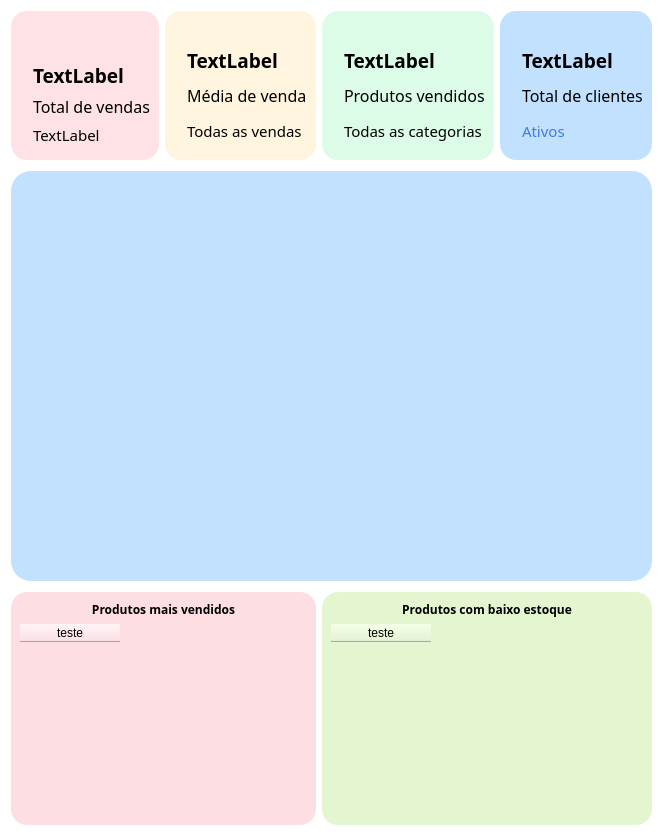
        <widget class="QWidget" name="dashboard">
         <property name="styleSheet">
          <string notr="true">background-color: rgb(255, 255, 255);</string>
         </property>
         <layout class="QGridLayout" name="gridLayout_3">
          <item row="0" column="0">
           <widget class="QFrame" name="daily_sales_frame">
            <property name="maximumSize">
             <size>
              <width>16777215</width>
              <height>200</height>
             </size>
            </property>
            <property name="styleSheet">
             <string notr="true">background-color: #FFE2E5;
border-radius: 16px;</string>
            </property>
            <property name="frameShape">
             <enum>QFrame::StyledPanel</enum>
            </property>
            <property name="frameShadow">
             <enum>QFrame::Raised</enum>
            </property>
            <layout class="QHBoxLayout" name="horizontalLayout_4">
             <item>
              <spacer name="horizontalSpacer_5">
               <property name="orientation">
                <enum>Qt::Horizontal</enum>
               </property>
               <property name="sizeType">
                <enum>QSizePolicy::Fixed</enum>
               </property>
               <property name="sizeHint" stdset="0">
                <size>
                 <width>13</width>
                 <height>3</height>
                </size>
               </property>
              </spacer>
             </item>
             <item>
              <layout class="QVBoxLayout" name="verticalLayout_3">
               <item>
                <spacer name="verticalSpacer_20">
                 <property name="orientation">
                  <enum>Qt::Vertical</enum>
                 </property>
                 <property name="sizeType">
                  <enum>QSizePolicy::Fixed</enum>
                 </property>
                 <property name="sizeHint" stdset="0">
                  <size>
                   <width>20</width>
                   <height>5</height>
                  </size>
                 </property>
                </spacer>
               </item>
               <item>
                <widget class="QPushButton" name="pushButton">
                 <property name="maximumSize">
                  <size>
                   <width>65</width>
                   <height>16777215</height>
                  </size>
                 </property>
                 <property name="font">
                  <font>
                   <pointsize>20</pointsize>
                  </font>
                 </property>
                 <property name="autoFillBackground">
                  <bool>false</bool>
                 </property>
                 <property name="text">
                  <string/>
                 </property>
                 <property name="icon">
                  <iconset>
                   <normaloff>../resources/icons/graph.svg</normaloff>../resources/icons/graph.svg</iconset>
                 </property>
                 <property name="iconSize">
                  <size>
                   <width>55</width>
                   <height>55</height>
                  </size>
                 </property>
                </widget>
               </item>
               <item>
                <widget class="QLabel" name="sales_count">
                 <property name="font">
                  <font>
                   <family>Poppins</family>
                   <pointsize>14</pointsize>
                   <weight>75</weight>
                   <bold>true</bold>
                  </font>
                 </property>
                 <property name="text">
                  <string>TextLabel</string>
                 </property>
                </widget>
               </item>
               <item>
                <widget class="QLabel" name="label_2">
                 <property name="font">
                  <font>
                   <family>Poppins</family>
                   <pointsize>12</pointsize>
                  </font>
                 </property>
                 <property name="text">
                  <string>Total de vendas</string>
                 </property>
                </widget>
               </item>
               <item>
                <widget class="QLabel" name="sales_comparison">
                 <property name="font">
                  <font>
                   <family>Poppins</family>
                   <pointsize>11</pointsize>
                  </font>
                 </property>
                 <property name="text">
                  <string>TextLabel</string>
                 </property>
                </widget>
               </item>
               <item>
                <spacer name="verticalSpacer_21">
                 <property name="orientation">
                  <enum>Qt::Vertical</enum>
                 </property>
                 <property name="sizeType">
                  <enum>QSizePolicy::Fixed</enum>
                 </property>
                 <property name="sizeHint" stdset="0">
                  <size>
                   <width>20</width>
                   <height>5</height>
                  </size>
                 </property>
                </spacer>
               </item>
              </layout>
             </item>
            </layout>
           </widget>
          </item>
          <item row="2" column="0" colspan="4">
           <widget class="QFrame" name="main_chart">
            <property name="minimumSize">
             <size>
              <width>0</width>
              <height>410</height>
             </size>
            </property>
            <property name="styleSheet">
             <string notr="true">background-color: rgb(193, 225, 254);
border-radius: 20px;</string>
            </property>
            <property name="frameShape">
             <enum>QFrame::StyledPanel</enum>
            </property>
            <property name="frameShadow">
             <enum>QFrame::Raised</enum>
            </property>
           </widget>
          </item>
          <item row="0" column="3">
           <widget class="QFrame" name="daily_clients_frame">
            <property name="maximumSize">
             <size>
              <width>16777215</width>
              <height>200</height>
             </size>
            </property>
            <property name="styleSheet">
             <string notr="true">background-color: rgb(193, 225, 254);
border-radius: 16px;</string>
            </property>
            <property name="frameShape">
             <enum>QFrame::StyledPanel</enum>
            </property>
            <property name="frameShadow">
             <enum>QFrame::Raised</enum>
            </property>
            <layout class="QHBoxLayout" name="horizontalLayout_8">
             <item>
              <spacer name="horizontalSpacer_7">
               <property name="orientation">
                <enum>Qt::Horizontal</enum>
               </property>
               <property name="sizeType">
                <enum>QSizePolicy::Fixed</enum>
               </property>
               <property name="sizeHint" stdset="0">
                <size>
                 <width>13</width>
                 <height>3</height>
                </size>
               </property>
              </spacer>
             </item>
             <item>
              <layout class="QVBoxLayout" name="verticalLayout_7">
               <item>
                <spacer name="verticalSpacer_25">
                 <property name="orientation">
                  <enum>Qt::Vertical</enum>
                 </property>
                 <property name="sizeType">
                  <enum>QSizePolicy::Fixed</enum>
                 </property>
                 <property name="sizeHint" stdset="0">
                  <size>
                   <width>20</width>
                   <height>5</height>
                  </size>
                 </property>
                </spacer>
               </item>
               <item>
                <widget class="QPushButton" name="pushButton_4">
                 <property name="maximumSize">
                  <size>
                   <width>65</width>
                   <height>16777215</height>
                  </size>
                 </property>
                 <property name="text">
                  <string/>
                 </property>
                 <property name="icon">
                  <iconset>
                   <normaloff>../resources/icons/user_plus.svg</normaloff>../resources/icons/user_plus.svg</iconset>
                 </property>
                 <property name="iconSize">
                  <size>
                   <width>55</width>
                   <height>55</height>
                  </size>
                 </property>
                </widget>
               </item>
               <item>
                <widget class="QLabel" name="client_count">
                 <property name="font">
                  <font>
                   <family>Poppins</family>
                   <pointsize>14</pointsize>
                   <weight>75</weight>
                   <bold>true</bold>
                  </font>
                 </property>
                 <property name="text">
                  <string>TextLabel</string>
                 </property>
                </widget>
               </item>
               <item>
                <widget class="QLabel" name="label_12">
                 <property name="font">
                  <font>
                   <family>Poppins</family>
                   <pointsize>12</pointsize>
                  </font>
                 </property>
                 <property name="text">
                  <string>Total de clientes</string>
                 </property>
                </widget>
               </item>
               <item>
                <widget class="QLabel" name="clients_comparison">
                 <property name="font">
                  <font>
                   <family>Poppins</family>
                   <pointsize>11</pointsize>
                  </font>
                 </property>
                 <property name="styleSheet">
                  <string notr="true">color: rgb(64, 121, 237);</string>
                 </property>
                 <property name="text">
                  <string>Ativos</string>
                 </property>
                </widget>
               </item>
               <item>
                <spacer name="verticalSpacer_27">
                 <property name="orientation">
                  <enum>Qt::Vertical</enum>
                 </property>
                 <property name="sizeType">
                  <enum>QSizePolicy::Fixed</enum>
                 </property>
                 <property name="sizeHint" stdset="0">
                  <size>
                   <width>20</width>
                   <height>5</height>
                  </size>
                 </property>
                </spacer>
               </item>
              </layout>
             </item>
            </layout>
           </widget>
          </item>
          <item row="4" column="2" colspan="2">
           <widget class="QFrame" name="table_frame2">
            <property name="styleSheet">
             <string notr="true">background-color: rgb(228, 246, 208);
border-radius: 16px;</string>
            </property>
            <property name="frameShape">
             <enum>QFrame::StyledPanel</enum>
            </property>
            <property name="frameShadow">
             <enum>QFrame::Raised</enum>
            </property>
            <layout class="QGridLayout" name="gridLayout_9">
             <item row="1" column="0">
              <widget class="QTableWidget" name="table2">
               <property name="font">
                <font>
                 <family>Poppins</family>
                 <pointsize>10</pointsize>
                </font>
               </property>
               <property name="editTriggers">
                <set>QAbstractItemView::NoEditTriggers</set>
               </property>
               <property name="sortingEnabled">
                <bool>true</bool>
               </property>
               <attribute name="horizontalHeaderShowSortIndicator" stdset="0">
                <bool>true</bool>
               </attribute>
               <attribute name="verticalHeaderVisible">
                <bool>false</bool>
               </attribute>
               <column>
                <property name="text">
                 <string>teste</string>
                </property>
               </column>
              </widget>
             </item>
             <item row="0" column="0">
              <widget class="QLabel" name="label_4">
               <property name="font">
                <font>
                 <family>Poppins</family>
                 <pointsize>9</pointsize>
                 <weight>75</weight>
                 <bold>true</bold>
                </font>
               </property>
               <property name="text">
                <string>Produtos com baixo estoque</string>
               </property>
               <property name="alignment">
                <set>Qt::AlignCenter</set>
               </property>
              </widget>
             </item>
            </layout>
           </widget>
          </item>
          <item row="1" column="0" colspan="4">
           <spacer name="verticalSpacer_18">
            <property name="orientation">
             <enum>Qt::Vertical</enum>
            </property>
            <property name="sizeType">
             <enum>QSizePolicy::Fixed</enum>
            </property>
            <property name="sizeHint" stdset="0">
             <size>
              <width>10</width>
              <height>5</height>
             </size>
            </property>
           </spacer>
          </item>
          <item row="3" column="0" colspan="4">
           <spacer name="verticalSpacer_19">
            <property name="orientation">
             <enum>Qt::Vertical</enum>
            </property>
            <property name="sizeType">
             <enum>QSizePolicy::Fixed</enum>
            </property>
            <property name="sizeHint" stdset="0">
             <size>
              <width>10</width>
              <height>5</height>
             </size>
            </property>
           </spacer>
          </item>
          <item row="0" column="1">
           <widget class="QFrame" name="sales_mean_frame">
            <property name="maximumSize">
             <size>
              <width>16777215</width>
              <height>200</height>
             </size>
            </property>
            <property name="styleSheet">
             <string notr="true">background-color: rgb(255, 244, 222);
border-radius: 16px;</string>
            </property>
            <property name="frameShape">
             <enum>QFrame::StyledPanel</enum>
            </property>
            <property name="frameShadow">
             <enum>QFrame::Raised</enum>
            </property>
            <layout class="QHBoxLayout" name="horizontalLayout_6">
             <item>
              <spacer name="horizontalSpacer_4">
               <property name="orientation">
                <enum>Qt::Horizontal</enum>
               </property>
               <property name="sizeType">
                <enum>QSizePolicy::Fixed</enum>
               </property>
               <property name="sizeHint" stdset="0">
                <size>
                 <width>13</width>
                 <height>3</height>
                </size>
               </property>
              </spacer>
             </item>
             <item>
              <layout class="QVBoxLayout" name="verticalLayout_4">
               <item>
                <spacer name="verticalSpacer_22">
                 <property name="orientation">
                  <enum>Qt::Vertical</enum>
                 </property>
                 <property name="sizeType">
                  <enum>QSizePolicy::Fixed</enum>
                 </property>
                 <property name="sizeHint" stdset="0">
                  <size>
                   <width>20</width>
                   <height>5</height>
                  </size>
                 </property>
                </spacer>
               </item>
               <item>
                <widget class="QPushButton" name="pushButton_2">
                 <property name="maximumSize">
                  <size>
                   <width>65</width>
                   <height>16777215</height>
                  </size>
                 </property>
                 <property name="text">
                  <string/>
                 </property>
                 <property name="icon">
                  <iconset>
                   <normaloff>../resources/icons/report.svg</normaloff>../resources/icons/report.svg</iconset>
                 </property>
                 <property name="iconSize">
                  <size>
                   <width>55</width>
                   <height>55</height>
                  </size>
                 </property>
                </widget>
               </item>
               <item>
                <widget class="QLabel" name="sales_mean_count">
                 <property name="font">
                  <font>
                   <family>Poppins</family>
                   <pointsize>14</pointsize>
                   <weight>75</weight>
                   <bold>true</bold>
                  </font>
                 </property>
                 <property name="text">
                  <string>TextLabel</string>
                 </property>
                </widget>
               </item>
               <item>
                <widget class="QLabel" name="label_5">
                 <property name="font">
                  <font>
                   <family>Poppins</family>
                   <pointsize>12</pointsize>
                  </font>
                 </property>
                 <property name="text">
                  <string>Média de venda</string>
                 </property>
                </widget>
               </item>
               <item>
                <widget class="QLabel" name="label">
                 <property name="font">
                  <font>
                   <family>Poppins</family>
                   <pointsize>11</pointsize>
                  </font>
                 </property>
                 <property name="text">
                  <string>Todas as vendas</string>
                 </property>
                </widget>
               </item>
               <item>
                <spacer name="verticalSpacer_23">
                 <property name="orientation">
                  <enum>Qt::Vertical</enum>
                 </property>
                 <property name="sizeType">
                  <enum>QSizePolicy::Fixed</enum>
                 </property>
                 <property name="sizeHint" stdset="0">
                  <size>
                   <width>20</width>
                   <height>5</height>
                  </size>
                 </property>
                </spacer>
               </item>
              </layout>
             </item>
            </layout>
           </widget>
          </item>
          <item row="0" column="2">
           <widget class="QFrame" name="daily_product_frame">
            <property name="maximumSize">
             <size>
              <width>16777215</width>
              <height>200</height>
             </size>
            </property>
            <property name="styleSheet">
             <string notr="true">background-color: rgb(220, 252, 231);
border-radius: 16px;</string>
            </property>
            <property name="frameShape">
             <enum>QFrame::StyledPanel</enum>
            </property>
            <property name="frameShadow">
             <enum>QFrame::Raised</enum>
            </property>
            <layout class="QHBoxLayout" name="horizontalLayout_7">
             <item>
              <spacer name="horizontalSpacer_6">
               <property name="orientation">
                <enum>Qt::Horizontal</enum>
               </property>
               <property name="sizeType">
                <enum>QSizePolicy::Fixed</enum>
               </property>
               <property name="sizeHint" stdset="0">
                <size>
                 <width>13</width>
                 <height>3</height>
                </size>
               </property>
              </spacer>
             </item>
             <item>
              <layout class="QVBoxLayout" name="verticalLayout_6">
               <item>
                <spacer name="verticalSpacer_24">
                 <property name="orientation">
                  <enum>Qt::Vertical</enum>
                 </property>
                 <property name="sizeType">
                  <enum>QSizePolicy::Fixed</enum>
                 </property>
                 <property name="sizeHint" stdset="0">
                  <size>
                   <width>20</width>
                   <height>5</height>
                  </size>
                 </property>
                </spacer>
               </item>
               <item>
                <widget class="QPushButton" name="pushButton_3">
                 <property name="maximumSize">
                  <size>
                   <width>65</width>
                   <height>16777215</height>
                  </size>
                 </property>
                 <property name="text">
                  <string/>
                 </property>
                 <property name="icon">
                  <iconset>
                   <normaloff>../resources/icons/tag.svg</normaloff>../resources/icons/tag.svg</iconset>
                 </property>
                 <property name="iconSize">
                  <size>
                   <width>55</width>
                   <height>55</height>
                  </size>
                 </property>
                </widget>
               </item>
               <item>
                <widget class="QLabel" name="products_count">
                 <property name="font">
                  <font>
                   <family>Poppins</family>
                   <pointsize>14</pointsize>
                   <weight>75</weight>
                   <bold>true</bold>
                  </font>
                 </property>
                 <property name="text">
                  <string>TextLabel</string>
                 </property>
                </widget>
               </item>
               <item>
                <widget class="QLabel" name="label_9">
                 <property name="font">
                  <font>
                   <family>Poppins</family>
                   <pointsize>12</pointsize>
                  </font>
                 </property>
                 <property name="text">
                  <string>Produtos vendidos</string>
                 </property>
                </widget>
               </item>
               <item>
                <widget class="QLabel" name="products_comparison">
                 <property name="font">
                  <font>
                   <family>Poppins</family>
                   <pointsize>11</pointsize>
                  </font>
                 </property>
                 <property name="text">
                  <string>Todas as categorias</string>
                 </property>
                </widget>
               </item>
               <item>
                <spacer name="verticalSpacer_26">
                 <property name="orientation">
                  <enum>Qt::Vertical</enum>
                 </property>
                 <property name="sizeType">
                  <enum>QSizePolicy::Fixed</enum>
                 </property>
                 <property name="sizeHint" stdset="0">
                  <size>
                   <width>20</width>
                   <height>5</height>
                  </size>
                 </property>
                </spacer>
               </item>
              </layout>
             </item>
            </layout>
           </widget>
          </item>
          <item row="4" column="0" colspan="2">
           <widget class="QFrame" name="table_frame1">
            <property name="styleSheet">
             <string notr="true">background-color: rgb(253, 222, 226);
border-radius: 16px;</string>
            </property>
            <property name="frameShape">
             <enum>QFrame::StyledPanel</enum>
            </property>
            <property name="frameShadow">
             <enum>QFrame::Raised</enum>
            </property>
            <layout class="QGridLayout" name="gridLayout_8">
             <item row="1" column="0">
              <widget class="QTableWidget" name="table1">
               <property name="font">
                <font>
                 <family>Poppins</family>
                 <pointsize>10</pointsize>
                </font>
               </property>
               <property name="editTriggers">
                <set>QAbstractItemView::NoEditTriggers</set>
               </property>
               <property name="sortingEnabled">
                <bool>true</bool>
               </property>
               <attribute name="horizontalHeaderShowSortIndicator" stdset="0">
                <bool>true</bool>
               </attribute>
               <attribute name="verticalHeaderVisible">
                <bool>false</bool>
               </attribute>
               <column>
                <property name="text">
                 <string>teste</string>
                </property>
               </column>
              </widget>
             </item>
             <item row="0" column="0">
              <widget class="QLabel" name="label_3">
               <property name="font">
                <font>
                 <family>Poppins</family>
                 <pointsize>9</pointsize>
                 <weight>75</weight>
                 <bold>true</bold>
                </font>
               </property>
               <property name="text">
                <string>Produtos mais vendidos</string>
               </property>
               <property name="alignment">
                <set>Qt::AlignCenter</set>
               </property>
              </widget>
             </item>
            </layout>
           </widget>
          </item>
         </layout>
        </widget>
